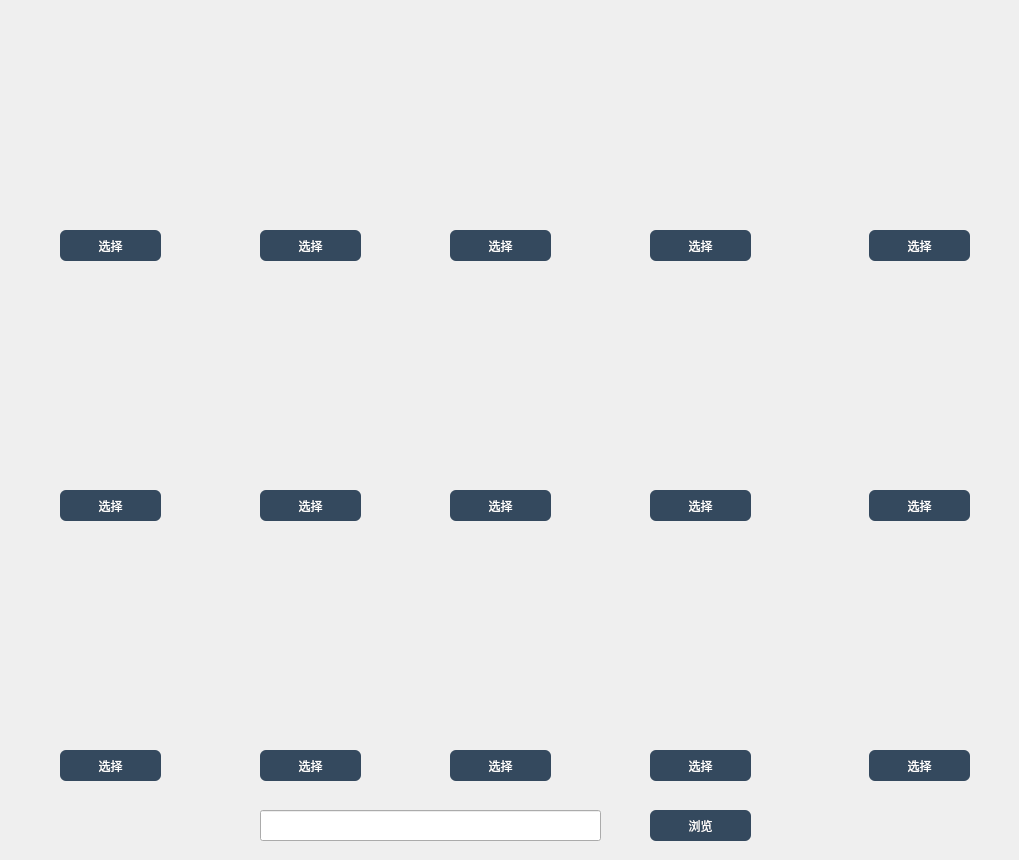
<?xml version="1.0" encoding="UTF-8"?>
<ui version="4.0">
 <class>Form</class>
 <widget class="QWidget" name="Form">
  <property name="geometry">
   <rect>
    <x>0</x>
    <y>0</y>
    <width>1019</width>
    <height>860</height>
   </rect>
  </property>
  <property name="minimumSize">
   <size>
    <width>1019</width>
    <height>860</height>
   </size>
  </property>
  <property name="maximumSize">
   <size>
    <width>1019</width>
    <height>860</height>
   </size>
  </property>
  <property name="windowTitle">
   <string>Form</string>
  </property>
  <widget class="QWidget" name="widget" native="true">
   <property name="geometry">
    <rect>
     <x>10</x>
     <y>10</y>
     <width>1001</width>
     <height>781</height>
    </rect>
   </property>
   <widget class="QLabel" name="lb_11">
    <property name="geometry">
     <rect>
      <x>0</x>
      <y>0</y>
      <width>201</width>
      <height>211</height>
     </rect>
    </property>
    <property name="text">
     <string/>
    </property>
    <property name="pixmap">
     <pixmap>../sqr/emoji-11.png</pixmap>
    </property>
   </widget>
   <widget class="QLabel" name="lb_12">
    <property name="geometry">
     <rect>
      <x>200</x>
      <y>0</y>
      <width>201</width>
      <height>211</height>
     </rect>
    </property>
    <property name="text">
     <string/>
    </property>
    <property name="pixmap">
     <pixmap>../sqr/emoji-12.png</pixmap>
    </property>
   </widget>
   <widget class="QLabel" name="lb_13">
    <property name="geometry">
     <rect>
      <x>393</x>
      <y>0</y>
      <width>201</width>
      <height>211</height>
     </rect>
    </property>
    <property name="text">
     <string/>
    </property>
    <property name="pixmap">
     <pixmap>../sqr/emoji-13.png</pixmap>
    </property>
   </widget>
   <widget class="QLabel" name="lb_14">
    <property name="geometry">
     <rect>
      <x>590</x>
      <y>0</y>
      <width>201</width>
      <height>211</height>
     </rect>
    </property>
    <property name="text">
     <string/>
    </property>
    <property name="pixmap">
     <pixmap>../sqr/emoji-14.png</pixmap>
    </property>
   </widget>
   <widget class="QLabel" name="lb_15">
    <property name="geometry">
     <rect>
      <x>800</x>
      <y>0</y>
      <width>201</width>
      <height>211</height>
     </rect>
    </property>
    <property name="text">
     <string/>
    </property>
    <property name="pixmap">
     <pixmap>../sqr/emoji-15.png</pixmap>
    </property>
   </widget>
   <widget class="QWidget" name="widget_2" native="true">
    <property name="geometry">
     <rect>
      <x>0</x>
      <y>210</y>
      <width>1001</width>
      <height>51</height>
     </rect>
    </property>
    <widget class="QPushButton" name="btn_11">
     <property name="geometry">
      <rect>
       <x>50</x>
       <y>10</y>
       <width>101</width>
       <height>31</height>
      </rect>
     </property>
     <property name="styleSheet">
      <string notr="true">QPushButton{ border-radius: 6;color: white;background-color: #34495e;}
QPushButton:pressed{ border-radius: 6;color: white;background-color: #517382;}
</string>
     </property>
     <property name="text">
      <string>选择</string>
     </property>
    </widget>
    <widget class="QPushButton" name="btn_12">
     <property name="geometry">
      <rect>
       <x>250</x>
       <y>10</y>
       <width>101</width>
       <height>31</height>
      </rect>
     </property>
     <property name="styleSheet">
      <string notr="true">QPushButton{ border-radius: 6;color: white;background-color: #34495e;}
QPushButton:pressed{ border-radius: 6;color: white;background-color: #517382;}
</string>
     </property>
     <property name="text">
      <string>选择</string>
     </property>
    </widget>
    <widget class="QPushButton" name="btn_13">
     <property name="geometry">
      <rect>
       <x>440</x>
       <y>10</y>
       <width>101</width>
       <height>31</height>
      </rect>
     </property>
     <property name="styleSheet">
      <string notr="true">QPushButton{ border-radius: 6;color: white;background-color: #34495e;}
QPushButton:pressed{ border-radius: 6;color: white;background-color: #517382;}
</string>
     </property>
     <property name="text">
      <string>选择</string>
     </property>
    </widget>
    <widget class="QPushButton" name="btn_14">
     <property name="geometry">
      <rect>
       <x>640</x>
       <y>10</y>
       <width>101</width>
       <height>31</height>
      </rect>
     </property>
     <property name="styleSheet">
      <string notr="true">QPushButton{ border-radius: 6;color: white;background-color: #34495e;}
QPushButton:pressed{ border-radius: 6;color: white;background-color: #517382;}
</string>
     </property>
     <property name="text">
      <string>选择</string>
     </property>
    </widget>
    <widget class="QPushButton" name="btn_15">
     <property name="geometry">
      <rect>
       <x>859</x>
       <y>10</y>
       <width>101</width>
       <height>31</height>
      </rect>
     </property>
     <property name="styleSheet">
      <string notr="true">QPushButton{ border-radius: 6;color: white;background-color: #34495e;}
QPushButton:pressed{ border-radius: 6;color: white;background-color: #517382;}
</string>
     </property>
     <property name="text">
      <string>选择</string>
     </property>
    </widget>
   </widget>
   <widget class="QLabel" name="lb_21">
    <property name="geometry">
     <rect>
      <x>0</x>
      <y>265</y>
      <width>201</width>
      <height>211</height>
     </rect>
    </property>
    <property name="text">
     <string/>
    </property>
    <property name="pixmap">
     <pixmap>../sqr/emoji-21.png</pixmap>
    </property>
   </widget>
   <widget class="QLabel" name="lb_22">
    <property name="geometry">
     <rect>
      <x>200</x>
      <y>260</y>
      <width>201</width>
      <height>211</height>
     </rect>
    </property>
    <property name="text">
     <string/>
    </property>
    <property name="pixmap">
     <pixmap>../sqr/emoji-22.png</pixmap>
    </property>
   </widget>
   <widget class="QLabel" name="lb_23">
    <property name="geometry">
     <rect>
      <x>400</x>
      <y>260</y>
      <width>201</width>
      <height>211</height>
     </rect>
    </property>
    <property name="text">
     <string/>
    </property>
    <property name="pixmap">
     <pixmap>../sqr/emoji-23.png</pixmap>
    </property>
   </widget>
   <widget class="QLabel" name="lb_24">
    <property name="geometry">
     <rect>
      <x>600</x>
      <y>260</y>
      <width>201</width>
      <height>211</height>
     </rect>
    </property>
    <property name="text">
     <string/>
    </property>
    <property name="pixmap">
     <pixmap>../sqr/emoji-24.png</pixmap>
    </property>
   </widget>
   <widget class="QLabel" name="lb_25">
    <property name="geometry">
     <rect>
      <x>800</x>
      <y>260</y>
      <width>201</width>
      <height>211</height>
     </rect>
    </property>
    <property name="text">
     <string/>
    </property>
    <property name="pixmap">
     <pixmap>../sqr/emoji-25.png</pixmap>
    </property>
   </widget>
   <widget class="QWidget" name="widget_3" native="true">
    <property name="geometry">
     <rect>
      <x>0</x>
      <y>470</y>
      <width>1001</width>
      <height>51</height>
     </rect>
    </property>
    <widget class="QPushButton" name="btn_21">
     <property name="geometry">
      <rect>
       <x>50</x>
       <y>10</y>
       <width>101</width>
       <height>31</height>
      </rect>
     </property>
     <property name="styleSheet">
      <string notr="true">QPushButton{ border-radius: 6;color: white;background-color: #34495e;}
QPushButton:pressed{ border-radius: 6;color: white;background-color: #517382;}
</string>
     </property>
     <property name="text">
      <string>选择</string>
     </property>
    </widget>
    <widget class="QPushButton" name="btn_22">
     <property name="geometry">
      <rect>
       <x>250</x>
       <y>10</y>
       <width>101</width>
       <height>31</height>
      </rect>
     </property>
     <property name="styleSheet">
      <string notr="true">QPushButton{ border-radius: 6;color: white;background-color: #34495e;}
QPushButton:pressed{ border-radius: 6;color: white;background-color: #517382;}
</string>
     </property>
     <property name="text">
      <string>选择</string>
     </property>
    </widget>
    <widget class="QPushButton" name="btn_23">
     <property name="geometry">
      <rect>
       <x>440</x>
       <y>10</y>
       <width>101</width>
       <height>31</height>
      </rect>
     </property>
     <property name="styleSheet">
      <string notr="true">QPushButton{ border-radius: 6;color: white;background-color: #34495e;}
QPushButton:pressed{ border-radius: 6;color: white;background-color: #517382;}
</string>
     </property>
     <property name="text">
      <string>选择</string>
     </property>
    </widget>
    <widget class="QPushButton" name="btn_24">
     <property name="geometry">
      <rect>
       <x>640</x>
       <y>10</y>
       <width>101</width>
       <height>31</height>
      </rect>
     </property>
     <property name="styleSheet">
      <string notr="true">QPushButton{ border-radius: 6;color: white;background-color: #34495e;}
QPushButton:pressed{ border-radius: 6;color: white;background-color: #517382;}
</string>
     </property>
     <property name="text">
      <string>选择</string>
     </property>
    </widget>
    <widget class="QPushButton" name="btn_25">
     <property name="geometry">
      <rect>
       <x>859</x>
       <y>10</y>
       <width>101</width>
       <height>31</height>
      </rect>
     </property>
     <property name="styleSheet">
      <string notr="true">QPushButton{ border-radius: 6;color: white;background-color: #34495e;}
QPushButton:pressed{ border-radius: 6;color: white;background-color: #517382;}
</string>
     </property>
     <property name="text">
      <string>选择</string>
     </property>
    </widget>
   </widget>
   <widget class="QLabel" name="lb_31">
    <property name="geometry">
     <rect>
      <x>0</x>
      <y>520</y>
      <width>201</width>
      <height>211</height>
     </rect>
    </property>
    <property name="text">
     <string/>
    </property>
    <property name="pixmap">
     <pixmap>../sqr/emoji-31.png</pixmap>
    </property>
   </widget>
   <widget class="QLabel" name="lb_32">
    <property name="geometry">
     <rect>
      <x>200</x>
      <y>520</y>
      <width>201</width>
      <height>211</height>
     </rect>
    </property>
    <property name="text">
     <string/>
    </property>
    <property name="pixmap">
     <pixmap>../sqr/emoji-32.png</pixmap>
    </property>
   </widget>
   <widget class="QLabel" name="lb_33">
    <property name="geometry">
     <rect>
      <x>400</x>
      <y>520</y>
      <width>201</width>
      <height>211</height>
     </rect>
    </property>
    <property name="text">
     <string/>
    </property>
    <property name="pixmap">
     <pixmap>../sqr/emoji-33.png</pixmap>
    </property>
   </widget>
   <widget class="QLabel" name="lb_34">
    <property name="geometry">
     <rect>
      <x>600</x>
      <y>520</y>
      <width>201</width>
      <height>211</height>
     </rect>
    </property>
    <property name="text">
     <string/>
    </property>
    <property name="pixmap">
     <pixmap>../sqr/emoji-34.png</pixmap>
    </property>
   </widget>
   <widget class="QLabel" name="lb_35">
    <property name="geometry">
     <rect>
      <x>800</x>
      <y>520</y>
      <width>201</width>
      <height>211</height>
     </rect>
    </property>
    <property name="text">
     <string/>
    </property>
    <property name="pixmap">
     <pixmap>../sqr/emoji-35.png</pixmap>
    </property>
   </widget>
   <widget class="QWidget" name="widget_4" native="true">
    <property name="geometry">
     <rect>
      <x>0</x>
      <y>730</y>
      <width>1001</width>
      <height>51</height>
     </rect>
    </property>
    <widget class="QPushButton" name="btn_31">
     <property name="geometry">
      <rect>
       <x>50</x>
       <y>10</y>
       <width>101</width>
       <height>31</height>
      </rect>
     </property>
     <property name="styleSheet">
      <string notr="true">QPushButton{ border-radius: 6;color: white;background-color: #34495e;}
QPushButton:pressed{ border-radius: 6;color: white;background-color: #517382;}
</string>
     </property>
     <property name="text">
      <string>选择</string>
     </property>
    </widget>
    <widget class="QPushButton" name="btn_32">
     <property name="geometry">
      <rect>
       <x>250</x>
       <y>10</y>
       <width>101</width>
       <height>31</height>
      </rect>
     </property>
     <property name="styleSheet">
      <string notr="true">QPushButton{ border-radius: 6;color: white;background-color: #34495e;}
QPushButton:pressed{ border-radius: 6;color: white;background-color: #517382;}
</string>
     </property>
     <property name="text">
      <string>选择</string>
     </property>
    </widget>
    <widget class="QPushButton" name="btn_33">
     <property name="geometry">
      <rect>
       <x>440</x>
       <y>10</y>
       <width>101</width>
       <height>31</height>
      </rect>
     </property>
     <property name="styleSheet">
      <string notr="true">QPushButton{ border-radius: 6;color: white;background-color: #34495e;}
QPushButton:pressed{ border-radius: 6;color: white;background-color: #517382;}
</string>
     </property>
     <property name="text">
      <string>选择</string>
     </property>
    </widget>
    <widget class="QPushButton" name="btn_34">
     <property name="geometry">
      <rect>
       <x>640</x>
       <y>10</y>
       <width>101</width>
       <height>31</height>
      </rect>
     </property>
     <property name="styleSheet">
      <string notr="true">QPushButton{ border-radius: 6;color: white;background-color: #34495e;}
QPushButton:pressed{ border-radius: 6;color: white;background-color: #517382;}
</string>
     </property>
     <property name="text">
      <string>选择</string>
     </property>
    </widget>
    <widget class="QPushButton" name="btn_35">
     <property name="geometry">
      <rect>
       <x>859</x>
       <y>10</y>
       <width>101</width>
       <height>31</height>
      </rect>
     </property>
     <property name="styleSheet">
      <string notr="true">QPushButton{ border-radius: 6;color: white;background-color: #34495e;}
QPushButton:pressed{ border-radius: 6;color: white;background-color: #517382;}
</string>
     </property>
     <property name="text">
      <string>选择</string>
     </property>
    </widget>
   </widget>
  </widget>
  <widget class="QWidget" name="widget_5" native="true">
   <property name="geometry">
    <rect>
     <x>10</x>
     <y>800</y>
     <width>1001</width>
     <height>51</height>
    </rect>
   </property>
   <widget class="QPushButton" name="btn_browse">
    <property name="geometry">
     <rect>
      <x>640</x>
      <y>10</y>
      <width>101</width>
      <height>31</height>
     </rect>
    </property>
    <property name="styleSheet">
     <string notr="true">QPushButton{ border-radius: 6;color: white;background-color: #34495e;}
QPushButton:pressed{ border-radius: 6;color: white;background-color: #517382;}
</string>
    </property>
    <property name="text">
     <string>浏览</string>
    </property>
   </widget>
   <widget class="QLineEdit" name="lineEdit">
    <property name="geometry">
     <rect>
      <x>250</x>
      <y>10</y>
      <width>341</width>
      <height>31</height>
     </rect>
    </property>
   </widget>
  </widget>
 </widget>
 <resources/>
 <connections/>
</ui>
